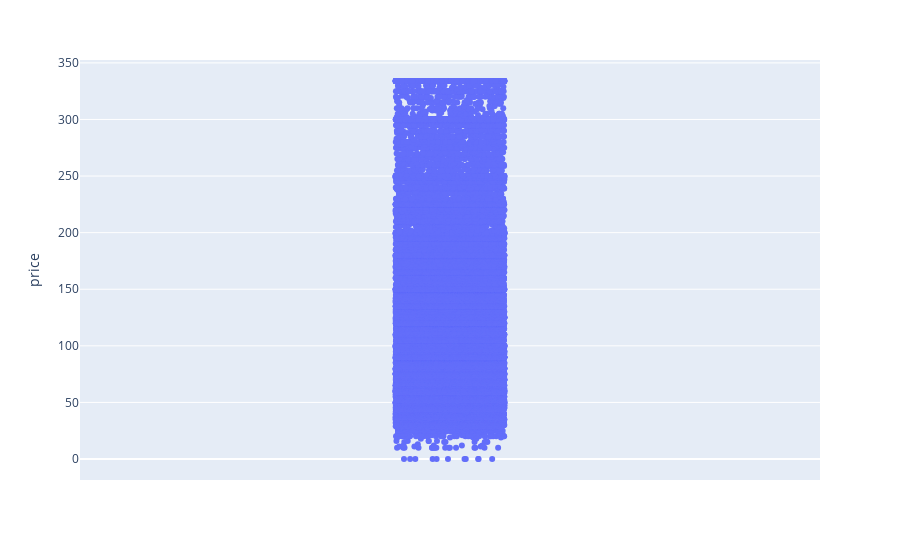

The cell this chart's notebook holds for it:
### Markdown cell above
The steps are:

- using `px`, call the `strip()` method to generate the strip plot
- inside the method, the parameters will be,
    - `nyc`: variable where the data is stored
    - `price`: column data to plot in the y axis
- store the result into a variable `price_strip2` that will save the plot in this variable
- display the variable `price_strip2` using the `show()` method

### Code cell
price_strip2= px.strip(nyc, y='price')

price_strip2.show()

### Figure 1 — Plotly figure (JSON) as saved in the notebook; plotly's stock layout.template omitted (floating-point values rounded to 4 significant figures; data arrays with more than 128 entries replaced by an {"elided": "..."} marker saying what was removed)
{"data": [{"alignmentgroup": "True", "boxpoints": "all", "fillcolor": "rgba(255,255,255,0)", "hoveron": "points", "hovertemplate": "price=%{y}<extra></extra>", "legendgroup": "", "line": {"color": "rgba(255,255,255,0)"}, "marker": {"color": "#636efa"}, "name": "", "offsetgroup": "", "orientation": "v", "pointpos": 0, "showlegend": false, "type": "box", "x0": " ", "xaxis": "x", "y": {"elided": "48895 int values"}, "y0": " ", "yaxis": "y"}], "layout": {"autosize": true, "boxmode": "group", "legend": {"tracegroupgap": 0}, "margin": {"t": 60}, "xaxis": {"anchor": "y", "autorange": true, "domain": [0, 1], "range": [-0.5, 0.5], "type": "category"}, "yaxis": {"anchor": "x", "autorange": true, "domain": [0, 1], "range": [-18.56, 352.6], "title": {"text": "price"}, "type": "linear"}}}
